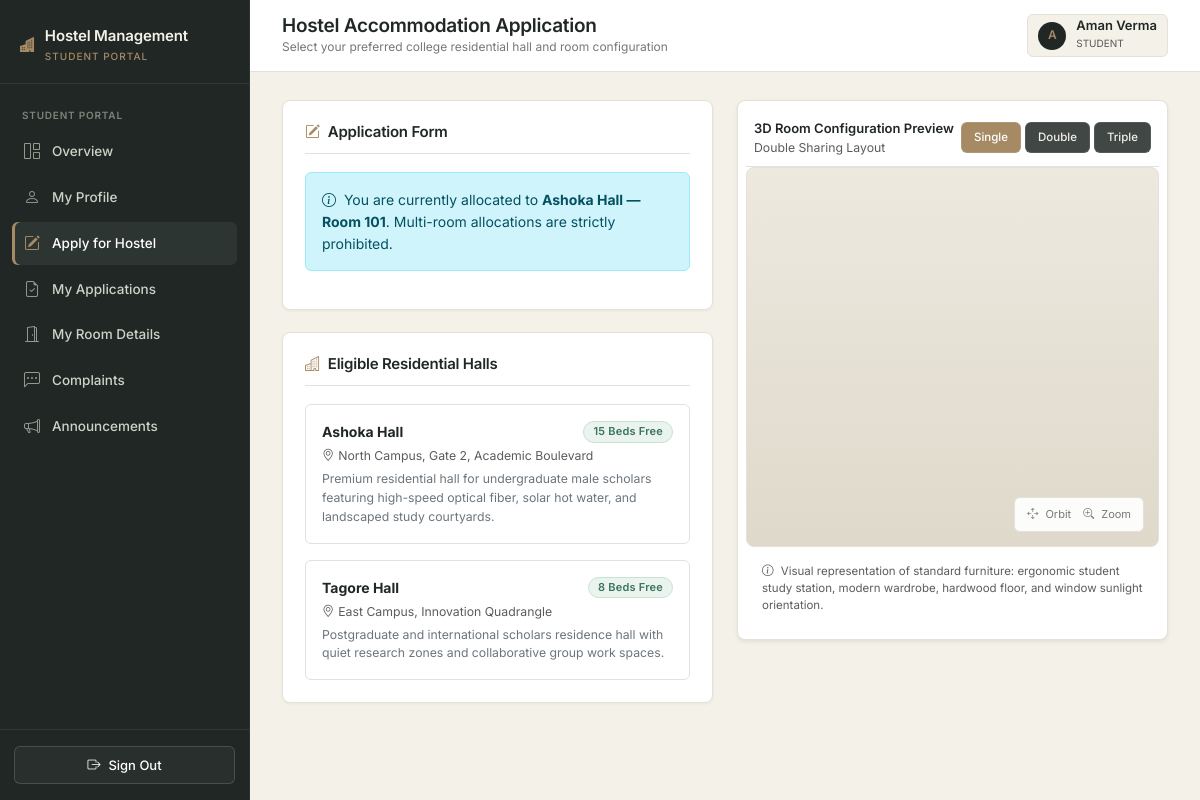
/student/apply (signed in), run on the app's committed database.
### hostel_allocation_system/app/models.py (models this page shows, shortened)
class User(UserMixin, db.Model):
    __tablename__ = "users"
    id = db.Column(db.Integer, primary_key=True)
    name = db.Column(db.String(100), nullable=False)
    email = db.Column(db.String(120), unique=True, nullable=False, index=True)
    password_hash = db.Column(db.String(255), nullable=False)
    role = db.Column(db.Enum("student", "warden", "admin", name="user_roles"), nullable=False)
    created_at = db.Column(db.DateTime, default=datetime.utcnow, nullable=False)
    student = db.relationship("Student", backref="user", uselist=False, cascade="all, delete-orphan")
    warden = db.relationship("Warden", backref="user", uselist=False, cascade="all, delete-orphan")

class Hostel(db.Model):
    __tablename__ = "hostels"
    id = db.Column(db.Integer, primary_key=True)
    hostel_name = db.Column(db.String(100), unique=True, nullable=False)
    hostel_type = db.Column(db.Enum("Boys", "Girls", "Co-ed", name="hostel_types"), nullable=False)
    address = db.Column(db.String(255), nullable=False)
    total_rooms = db.Column(db.Integer, default=0, nullable=False)
    description = db.Column(db.Text)
    rooms = db.relationship("Room", backref="hostel", cascade="all, delete-orphan", lazy="dynamic")
    wardens = db.relationship("Warden", backref="hostel", lazy="dynamic")
    complaints = db.relationship("Complaint", backref="hostel", lazy="dynamic")
    announcements = db.relationship("Announcement", backref="hostel", lazy="dynamic")
    @property
    def total_capacity(self):
        return sum(room.capacity for room in self.rooms)
    @property
    def total_occupied(self):
        return sum(room.occupied_count for room in self.rooms)
    @property
    def free_beds(self):
        return max(0, self.total_capacity - self.total_occupied)

class Room(db.Model):
    __tablename__ = "rooms"
    id = db.Column(db.Integer, primary_key=True)
    hostel_id = db.Column(db.Integer, db.ForeignKey("hostels.id", ondelete="CASCADE"), nullable=False)
    room_number = db.Column(db.String(10), nullable=False)
    room_type = db.Column(db.Enum("Single", "Double", "Triple", "Dormitory", name="room_types"), nullable=False)
    capacity = db.Column(db.SmallInteger, nullable=False)
    occupied_count = db.Column(db.SmallInteger, default=0, nullable=False)
    status = db.Column(db.Enum("Available", "Full", "Maintenance", name="room_status"), default="Available", nullable=False)
    __table_args__ = (
        db.UniqueConstraint("hostel_id", "room_number", name="uq_hostel_room_no"),
    )
    allocations = db.relationship("Allocation", backref="room", lazy="dynamic")

### hostel_allocation_system/app/student/routes.py (the view, shortened to what this page needs)
@bp.route("/apply", methods=["GET", "POST"])
@login_required
@role_required("student")
def apply():
    student = get_current_student()
    active_app = student.active_application
    active_alloc = student.active_allocation
    if student.gender == "Male":
        available_hostels = Hostel.query.filter(Hostel.hostel_type.in_(["Boys", "Co-ed"])).all()
    elif student.gender == "Female":
        available_hostels = Hostel.query.filter(Hostel.hostel_type.in_(["Girls", "Co-ed"])).all()
    else:
        available_hostels = Hostel.query.all()
    form = HostelApplicationForm()
    form.preferred_hostel_id.choices = [(h.id, f"{h.hostel_name} ({h.hostel_type} - {h.free_beds} beds free)") for h in available_hostels]
    intake_status = SystemSetting.get_val("intake_status", "Open")
    return render_template("student/apply.html",
                           student=student,
                           available_hostels=available_hostels,
                           active_app=active_app,
                           active_alloc=active_alloc,
                           intake_status=intake_status,
                           form=form)

### hostel_allocation_system/app/__init__.py (called while the page is built)
@login_manager.user_loader
def load_user(user_id):
    from .models import User
    return db.session.get(User, int(user_id))

### hostel_allocation_system/app/models.py (called while the page is built)
    @property
    def active_allocation(self):
        return self.allocations.filter(Allocation.status.in_(["Allocated", "Checked-In"])).first()

    @property
    def active_application(self):
        return self.applications.filter(Application.status.in_(["Pending", "Approved"])).first()

    @classmethod
    def get_val(cls, key, default=""):
        item = cls.query.filter_by(key=key).first()
        return item.value if item else default

### hostel_allocation_system/app/student/routes.py (called while the page is built)
def get_current_student():
    student = Student.query.filter_by(user_id=current_user.id).first()
    if not student:
        abort(404, description="Student profile not found.")
    return student

### hostel_allocation_system/app/templates/student/apply.html (shortened to what this page needs)
{% extends "shared/base.html" %}
{% block page_title %}Hostel Accommodation Application{% endblock %}
{% block page_subtitle %}Select your preferred college residential hall and room configuration{% endblock %}
{% block content %}
<div class="row g-4">
  <div class="col-lg-6">
    <div class="content-panel">
      <div class="panel-header">
        <h2 class="panel-title"><i class="bi bi-pencil-square text-warning" style="color: var(--accent-bronze) !important;"></i> Application Form</h2>
      </div>
      {% if active_alloc %}
        <div class="alert alert-info" style="border-radius: var(--radius-sm);">
          <i class="bi bi-info-circle me-1"></i> You are currently allocated to <strong>{{ active_alloc.room.hostel.hostel_name }} — Room {{ active_alloc.room.room_number }}</strong>. Multi-room allocations are strictly prohibited.
        </div>
      {% endif %}
    </div>
    <div class="content-panel">
      <div class="panel-header">
        <h2 class="panel-title"><i class="bi bi-buildings text-warning" style="color: var(--accent-bronze) !important;"></i> Eligible Residential Halls</h2>
      </div>
      <div class="d-flex flex-column gap-3">
        {% for h in available_hostels %}
        <div class="p-3 border rounded bg-white">
          <div class="d-flex justify-content-between align-items-center mb-1">
            <span class="fw-bold">{{ h.hostel_name }}</span>
            <span class="custom-badge badge-available">{{ h.free_beds }} Beds Free</span>
          </div>
          <small class="text-muted d-block mb-1"><i class="bi bi-geo-alt me-1"></i>{{ h.address }}</small>
          <div class="text-secondary small">{{ h.description }}</div>
        </div>
        {% endfor %}
      </div>
    </div>
  </div>
  <div class="col-lg-6">
    <div class="content-panel p-2 shadow-sm sticky-top" style="top: 80px;">
      <div class="p-2 border-bottom d-flex justify-content-between align-items-center" style="border-color: var(--border-color);">
        <div>
          <span class="fw-semibold" style="font-size: 13px;">3D Room Configuration Preview</span>
          <small class="text-muted d-block" id="3d-room-label">Double Sharing Layout</small>
        </div>
        <div class="d-flex gap-1">
          <button class="three-control-btn active" onclick="setPreviewType('Single', this)">Single</button>
          <button class="three-control-btn" onclick="setPreviewType('Double', this)">Double</button>
          <button class="three-control-btn" onclick="setPreviewType('Triple', this)">Triple</button>
        </div>
      </div>
      <div id="apply-room-3d" class="three-canvas-container" style="height: 380px;">
        <div class="three-legend-box">
          <span><i class="bi bi-arrows-move me-1"></i> Orbit</span>
          <span><i class="bi bi-zoom-in me-1"></i> Zoom</span>
        </div>
      </div>
      <div class="p-3 text-muted small" style="font-size: 11.5px; line-height: 1.5;">
        <i class="bi bi-info-circle me-1"></i> Visual representation of standard furniture: ergonomic student study station, modern wardrobe, hardwood floor, and window sunlight orientation.
      </div>
    </div>
  </div>
</div>
{% endblock %}

### hostel_allocation_system/app/templates/shared/base.html (shortened to what this page needs)
<!DOCTYPE html>
<html lang="en">
<head>
  <link rel="stylesheet" href="https://cdn.jsdelivr.net/npm/bootstrap@5.3.3/dist/css/bootstrap.min.css">
  <link rel="stylesheet" href="https://cdn.jsdelivr.net/npm/bootstrap-icons@1.11.3/font/bootstrap-icons.min.css">
  <link rel="stylesheet" href="{{ url_for('static', filename='css/main.css') }}">
</head>
<body>
{% if current_user.is_authenticated %}
  <div class="app-wrapper">
    <aside class="app-sidebar">
      <div class="sidebar-header">
        <div class="sidebar-brand">
          <i class="bi bi-buildings-fill text-warning" style="color: var(--accent-bronze) !important;"></i>
          <div>
            <div>Hostel Management</div>
            <small>{{ current_user.role }} portal</small>
          </div>
        </div>
      </div>
      <nav class="sidebar-nav">
        {% if current_user.role == 'admin' %}
          <div class="nav-section-title">Institutional Overview</div>
          <a href="{{ url_for('admin.overview') }}" class="{{ 'active' if request.endpoint == 'admin.overview' else '' }}">
            <i class="bi bi-grid-1x2"></i> Overview
          </a>
          <a href="{{ url_for('admin.sheets') }}" class="{{ 'active' if request.endpoint == 'admin.sheets' else '' }}">
            <i class="bi bi-table"></i> Live Database Sheet
          </a>
          <div class="nav-section-title">Accommodations</div>
          <a href="{{ url_for('admin.hostels') }}" class="{{ 'active' if request.endpoint == 'admin.hostels' else '' }}">
            <i class="bi bi-building"></i> Hostels
          </a>
          <a href="{{ url_for('admin.rooms') }}" class="{{ 'active' if request.endpoint == 'admin.rooms' else '' }}">
            <i class="bi bi-door-open"></i> Rooms & Beds
          </a>
          <a href="{{ url_for('admin.allocations') }}" class="{{ 'active' if request.endpoint == 'admin.allocations' else '' }}">
            <i class="bi bi-key"></i> Room Allocation
          </a>
          <div class="nav-section-title">Admissions & Students</div>
          <a href="{{ url_for('admin.applications') }}" class="{{ 'active' if request.endpoint == 'admin.applications' else '' }}">
            <i class="bi bi-file-earmark-text"></i> Applications
          </a>
          <a href="{{ url_for('admin.students') }}" class="{{ 'active' if request.endpoint == 'admin.students' else '' }}">
            <i class="bi bi-people"></i> Students
          </a>
          <a href="{{ url_for('admin.wardens') }}" class="{{ 'active' if request.endpoint == 'admin.wardens' else '' }}">
            <i class="bi bi-person-badge"></i> Wardens
          </a>
          <div class="nav-section-title">Administration</div>
          <a href="{{ url_for('admin.complaints') }}" class="{{ 'active' if request.endpoint == 'admin.complaints' else '' }}">
            <i class="bi bi-chat-left-dots"></i> Complaints
          </a>
          <a href="{{ url_for('admin.announcements') }}" class="{{ 'active' if request.endpoint == 'admin.announcements' else '' }}">
            <i class="bi bi-megaphone"></i> Announcements
          </a>
          <a href="{{ url_for('admin.reports') }}" class="{{ 'active' if request.endpoint == 'admin.reports' else '' }}">
            <i class="bi bi-bar-chart"></i> Reports
          </a>
          <a href="{{ url_for('admin.settings') }}" class="{{ 'active' if request.endpoint == 'admin.settings' else '' }}">
            <i class="bi bi-gear-wide-connected"></i> Settings
          </a>
        {% else %}
          <div class="nav-section-title">Student Portal</div>
          <a href="{{ url_for('student.overview') }}" class="{{ 'active' if request.endpoint == 'student.overview' else '' }}">
            <i class="bi bi-grid-1x2"></i> Overview
          </a>
          <a href="{{ url_for('student.profile') }}" class="{{ 'active' if request.endpoint == 'student.profile' else '' }}">
            <i class="bi bi-person"></i> My Profile
          </a>
          <a href="{{ url_for('student.apply') }}" class="{{ 'active' if request.endpoint == 'student.apply' else '' }}">
            <i class="bi bi-pencil-square"></i> Apply for Hostel
          </a>
          <a href="{{ url_for('student.applications') }}" class="{{ 'active' if request.endpoint == 'student.applications' else '' }}">
            <i class="bi bi-file-earmark-check"></i> My Applications
          </a>
          <a href="{{ url_for('student.room') }}" class="{{ 'active' if request.endpoint == 'student.room' else '' }}">
            <i class="bi bi-door-open"></i> My Room Details
          </a>
          <a href="{{ url_for('student.complaints') }}" class="{{ 'active' if request.endpoint == 'student.complaints' else '' }}">
            <i class="bi bi-chat-left-dots"></i> Complaints
          </a>
          <a href="{{ url_for('student.announcements') }}" class="{{ 'active' if request.endpoint == 'student.announcements' else '' }}">
            <i class="bi bi-megaphone"></i> Announcements
          </a>
        {% endif %}
      </nav>
      <div class="sidebar-footer">
        <a href="{{ url_for('auth.logout') }}" class="btn-custom btn-outline-custom w-100 justify-content-center text-white" style="border-color: rgba(255,255,255,0.15); background: rgba(255,255,255,0.04);">
          <i class="bi bi-box-arrow-right"></i> Sign Out
        </a>
      </div>
    </aside>
    <div class="app-main">
      <header class="app-topbar">
        <div class="d-flex align-items-center gap-3">
          <div class="topbar-title">
            <h1>{% block page_title %}Dashboard{% endblock %}</h1>
            <div class="breadcrumb-sub">{% block page_subtitle %}{{ college_name }}{% endblock %}</div>
          </div>
        </div>
        <div class="topbar-actions">
          <div class="user-profile-badge">
            <div class="user-avatar">{{ current_user.name[:1] }}</div>
            <div>
              <div class="fw-semibold lh-1">{{ current_user.name }}</div>
              <small class="text-muted text-uppercase" style="font-size: 10px;">{{ current_user.role }}</small>
            </div>
          </div>
        </div>
      </header>
      <div class="app-content">
        {% block content %}{% endblock %}
      </div>
    </div>
  </div>
{% endif %}
</body>
</html>

### data on the page
User: role "STUDENT", name "A", name "Aman Verma"
Hostel: room.hostel.hostel_name "Ashoka Hall", hostel_name "Ashoka Hall", free_beds "15", address "North Campus, Gate 2, Academic Boulevard", description "Premium residential hall for undergraduate male scholars featuring high-speed optical fiber, solar hot water, and landscaped study courtyards."
Room: room.room_number "101"
Hostel: hostel_name "Tagore Hall", free_beds "8", address "East Campus, Innovation Quadrangle", description "Postgraduate and international scholars residence hall with quiet research zones and collaborative group work spaces."
